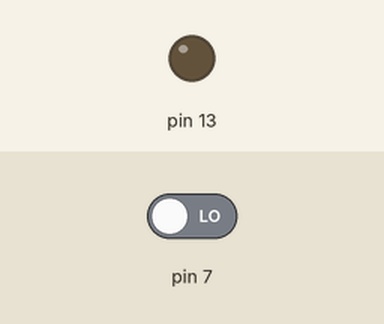
Bench run of a sketch on a simulated Arduino Uno, built with avr-gcc and run on an emulated ATmega328P. On the bench: output pins drawn as LEDs (lit = HIGH). Inputs (shaded band) come from the test bench; at power-on: pin 7 LOW.

Above: at 1.2 s.
1.3 s: pin 7 driven HIGH
At 2.0 s:
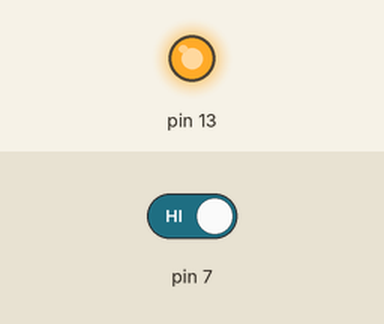
2.8 s: pin 7 driven LOW
At 3.1 s:
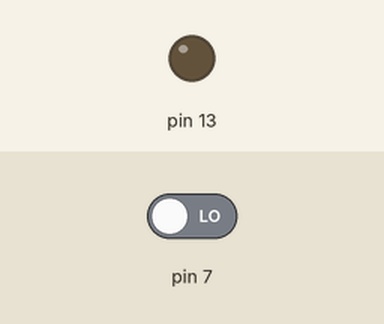
Timing chart, 0 to 5.8 s (numbered marks = the images above; inputs shaded):
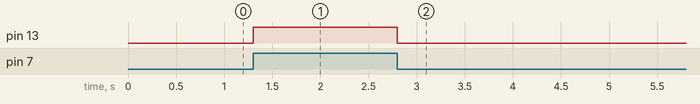

The sketch:

_102.ino
```cpp
void setup() {
  // put your setup code here, to run once:
  pinMode(7, INPUT);
  pinMode(13, OUTPUT);

}

void loop() {
  // put your main code here, to run repeatedly:
  if (digitalRead(7))
    digitalWrite(13, HIGH);
  else
    digitalWrite(13, LOW);
}
```

Measured:
- after the input at 1.3 s, pin 13: LOW → HIGH at once
- after the input at 2.8 s, pin 13: HIGH → LOW at once
